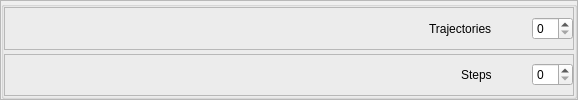
          <widget class="QFrame" name="frame_52">
           <property name="frameShape">
            <enum>QFrame::StyledPanel</enum>
           </property>
           <property name="frameShadow">
            <enum>QFrame::Raised</enum>
           </property>
           <layout class="QVBoxLayout" name="verticalLayout_40">
            <property name="spacing">
             <number>4</number>
            </property>
            <property name="leftMargin">
             <number>0</number>
            </property>
            <property name="topMargin">
             <number>0</number>
            </property>
            <property name="rightMargin">
             <number>0</number>
            </property>
            <property name="bottomMargin">
             <number>0</number>
            </property>
            <item>
             <widget class="QGroupBox" name="groupBox_5">
              <property name="sizePolicy">
               <sizepolicy hsizetype="Expanding" vsizetype="Expanding">
                <horstretch>0</horstretch>
                <verstretch>0</verstretch>
               </sizepolicy>
              </property>
              <property name="title">
               <string/>
              </property>
              <layout class="QVBoxLayout" name="verticalLayout_14">
               <property name="spacing">
                <number>4</number>
               </property>
               <property name="leftMargin">
                <number>0</number>
               </property>
               <property name="topMargin">
                <number>0</number>
               </property>
               <property name="rightMargin">
                <number>0</number>
               </property>
               <property name="bottomMargin">
                <number>0</number>
               </property>
               <item>
                <widget class="QFrame" name="frame_54">
                 <property name="frameShape">
                  <enum>QFrame::StyledPanel</enum>
                 </property>
                 <property name="frameShadow">
                  <enum>QFrame::Raised</enum>
                 </property>
                 <layout class="QHBoxLayout" name="horizontalLayout_17">
                  <property name="spacing">
                   <number>0</number>
                  </property>
                  <property name="leftMargin">
                   <number>0</number>
                  </property>
                  <property name="topMargin">
                   <number>0</number>
                  </property>
                  <property name="rightMargin">
                   <number>0</number>
                  </property>
                  <property name="bottomMargin">
                   <number>0</number>
                  </property>
                  <item>
                   <spacer name="horizontalSpacer_11">
                    <property name="orientation">
                     <enum>Qt::Horizontal</enum>
                    </property>
                    <property name="sizeHint" stdset="0">
                     <size>
                      <width>424</width>
                      <height>20</height>
                     </size>
                    </property>
                   </spacer>
                  </item>
                  <item>
                   <widget class="QLabel" name="label_26">
                    <property name="text">
                     <string>Trajectories</string>
                    </property>
                   </widget>
                  </item>
                  <item>
                   <spacer name="horizontalSpacer_12">
                    <property name="orientation">
                     <enum>Qt::Horizontal</enum>
                    </property>
                    <property name="sizeType">
                     <enum>QSizePolicy::Fixed</enum>
                    </property>
                    <property name="sizeHint" stdset="0">
                     <size>
                      <width>40</width>
                      <height>20</height>
                     </size>
                    </property>
                   </spacer>
                  </item>
                  <item>
                   <widget class="QSpinBox" name="trajectoriesSpinBox"/>
                  </item>
                 </layout>
                </widget>
               </item>
               <item>
                <widget class="QFrame" name="frame_53">
                 <property name="frameShape">
                  <enum>QFrame::StyledPanel</enum>
                 </property>
                 <property name="frameShadow">
                  <enum>QFrame::Raised</enum>
                 </property>
                 <layout class="QHBoxLayout" name="horizontalLayout_16">
                  <property name="spacing">
                   <number>0</number>
                  </property>
                  <property name="leftMargin">
                   <number>0</number>
                  </property>
                  <property name="topMargin">
                   <number>0</number>
                  </property>
                  <property name="rightMargin">
                   <number>0</number>
                  </property>
                  <property name="bottomMargin">
                   <number>0</number>
                  </property>
                  <item>
                   <spacer name="horizontalSpacer_9">
                    <property name="orientation">
                     <enum>Qt::Horizontal</enum>
                    </property>
                    <property name="sizeHint" stdset="0">
                     <size>
                      <width>419</width>
                      <height>10</height>
                     </size>
                    </property>
                   </spacer>
                  </item>
                  <item>
                   <widget class="QLabel" name="label_25">
                    <property name="text">
                     <string>Steps</string>
                    </property>
                   </widget>
                  </item>
                  <item>
                   <spacer name="horizontalSpacer_10">
                    <property name="orientation">
                     <enum>Qt::Horizontal</enum>
                    </property>
                    <property name="sizeType">
                     <enum>QSizePolicy::Fixed</enum>
                    </property>
                    <property name="sizeHint" stdset="0">
                     <size>
                      <width>40</width>
                      <height>10</height>
                     </size>
                    </property>
                   </spacer>
                  </item>
                  <item>
                   <widget class="QSpinBox" name="stepsSpinBox"/>
                  </item>
                 </layout>
                </widget>
               </item>
              </layout>
             </widget>
            </item>
           </layout>
          </widget>
